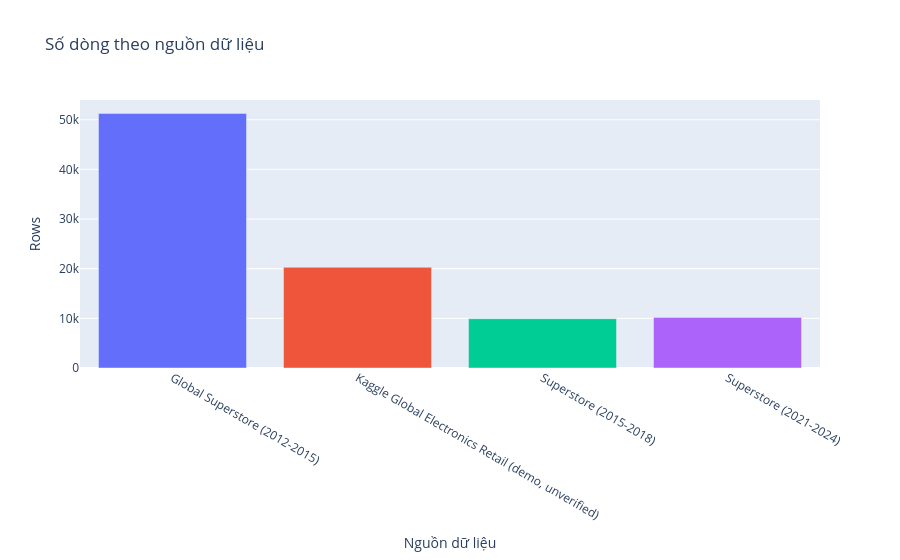

Here is the notebook cell this chart was saved with:
### Markdown cell above
## 6. Chỉ số tổng quan fact đơn hàng

Doanh thu, lợi nhuận, số đơn, khách hàng, quốc gia và giá trị đơn được tính trực tiếp từ fact đã nạp.

### Code cell
kpis = pd.DataFrame(
    [
        {"Chỉ số": "Số dòng sản phẩm", "Giá trị": len(orders)},
        {"Chỉ số": "Số đơn hàng duy nhất", "Giá trị": orders["Order ID"].nunique(dropna=True)},
        {"Chỉ số": "Số khách hàng duy nhất", "Giá trị": orders["Customer ID"].nunique(dropna=True)},
        {"Chỉ số": "Số quốc gia", "Giá trị": orders["Country"].nunique(dropna=True)},
        {"Chỉ số": "Số khu vực", "Giá trị": orders["Region"].nunique(dropna=True)},
        {"Chỉ số": "Tổng doanh thu (Sales)", "Giá trị": orders["Sales"].sum()},
        {"Chỉ số": "Tổng lợi nhuận (Profit)", "Giá trị": orders["Profit"].sum()},
        {"Chỉ số": "Sales trung bình mỗi dòng", "Giá trị": orders["Sales"].mean()},
    ]
)
display(kpis)

if "Data Source" in orders.columns:
    source_summary = orders.groupby("Data Source", as_index=False).agg(
        Rows=("Order ID", "size"), Orders=("Order ID", "nunique"),
        Customers=("Customer ID", "nunique"), Sales=("Sales", "sum"), Profit=("Profit", "sum")
    )
    display(source_summary)
    fig = px.bar(source_summary, x="Data Source", y="Rows", color="Data Source", title="Số dòng theo nguồn dữ liệu")
    fig.update_layout(showlegend=False, xaxis_title="Nguồn dữ liệu")
    fig.show()
else:
    print("Thiếu cột Data Source; chưa thể phân tích provenance.")

### Figure 1 — Plotly figure (JSON) as saved in the notebook; plotly's stock layout.template omitted (floating-point values rounded to 4 significant figures)
{"data": [{"hovertemplate": "Data Source=%{x}<br>Rows=%{y}<extra></extra>", "legendgroup": "Global Superstore (2012-2015)", "marker": {"color": "#636efa", "pattern": {"shape": ""}}, "name": "Global Superstore (2012-2015)", "orientation": "v", "showlegend": true, "textposition": "auto", "type": "bar", "x": ["Global Superstore (2012-2015)"], "xaxis": "x", "y": [51280], "yaxis": "y"}, {"hovertemplate": "Data Source=%{x}<br>Rows=%{y}<extra></extra>", "legendgroup": "Kaggle Global Electronics Retail (demo, unverified)", "marker": {"color": "#EF553B", "pattern": {"shape": ""}}, "name": "Kaggle Global Electronics Retail (demo, unverified)", "orientation": "v", "showlegend": true, "textposition": "auto", "type": "bar", "x": ["Kaggle Global Electronics Retail (demo, unverified)"], "xaxis": "x", "y": [20281], "yaxis": "y"}, {"hovertemplate": "Data Source=%{x}<br>Rows=%{y}<extra></extra>", "legendgroup": "Superstore (2015-2018)", "marker": {"color": "#00cc96", "pattern": {"shape": ""}}, "name": "Superstore (2015-2018)", "orientation": "v", "showlegend": true, "textposition": "auto", "type": "bar", "x": ["Superstore (2015-2018)"], "xaxis": "x", "y": [9928], "yaxis": "y"}, {"hovertemplate": "Data Source=%{x}<br>Rows=%{y}<extra></extra>", "legendgroup": "Superstore (2021-2024)", "marker": {"color": "#ab63fa", "pattern": {"shape": ""}}, "name": "Superstore (2021-2024)", "orientation": "v", "showlegend": true, "textposition": "auto", "type": "bar", "x": ["Superstore (2021-2024)"], "xaxis": "x", "y": [10192], "yaxis": "y"}], "layout": {"barmode": "relative", "legend": {"title": {"text": "Data Source"}, "tracegroupgap": 0}, "showlegend": false, "title": {"text": "Số dòng theo nguồn dữ liệu"}, "xaxis": {"anchor": "y", "categoryarray": ["Global Superstore (2012-2015)", "Kaggle Global Electronics Retail (demo, unverified)", "Superstore (2015-2018)", "Superstore (2021-2024)"], "categoryorder": "array", "domain": [0, 1], "title": {"text": "Nguồn dữ liệu"}}, "yaxis": {"anchor": "x", "domain": [0, 1], "title": {"text": "Rows"}}}}
